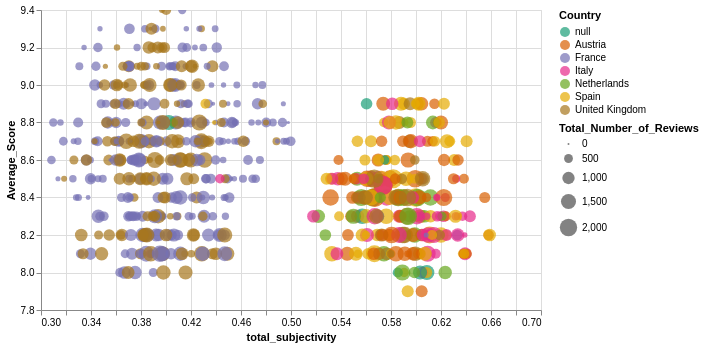

Source (Vega-Lite JSON):
### Vega-Lite specification from a JSON file in a GitHub repository (floating-point values rounded to 4 significant figures; data arrays with more than 128 entries replaced by an {"elided": "..."} marker saying what was removed)
{"config": {"view": {"continuousWidth": 400, "continuousHeight": 300}}, "data": {"name": "data-9928b06a819df3bd4e51a0aa35d18756"}, "mark": "circle", "encoding": {"color": {"type": "nominal", "field": "Country", "scale": {"scheme": "dark2"}}, "size": {"type": "quantitative", "field": "Total_Number_of_Reviews"}, "tooltip": [{"type": "nominal", "field": "Hotel_Name"}, {"type": "quantitative", "field": "Average_Score"}, {"type": "quantitative", "field": "Total_Number_of_Reviews"}, {"type": "quantitative", "field": "total_subjectivity"}, {"type": "quantitative", "field": "label"}, {"type": "nominal", "field": "geometry"}, {"type": "nominal", "field": "Country"}], "x": {"type": "quantitative", "field": "total_subjectivity", "scale": {"zero": false}}, "y": {"type": "quantitative", "field": "Average_Score", "scale": {"zero": false}}}, "selection": {"selector017": {"type": "interval", "bind": "scales", "encodings": ["x", "y"]}}, "width": 500, "$schema": "https://vega.github.io/schema/vega-lite/v4.8.1.json", "datasets": {"data-9928b06a819df3bd4e51a0aa35d18756": {"elided": "646 records"}}}
